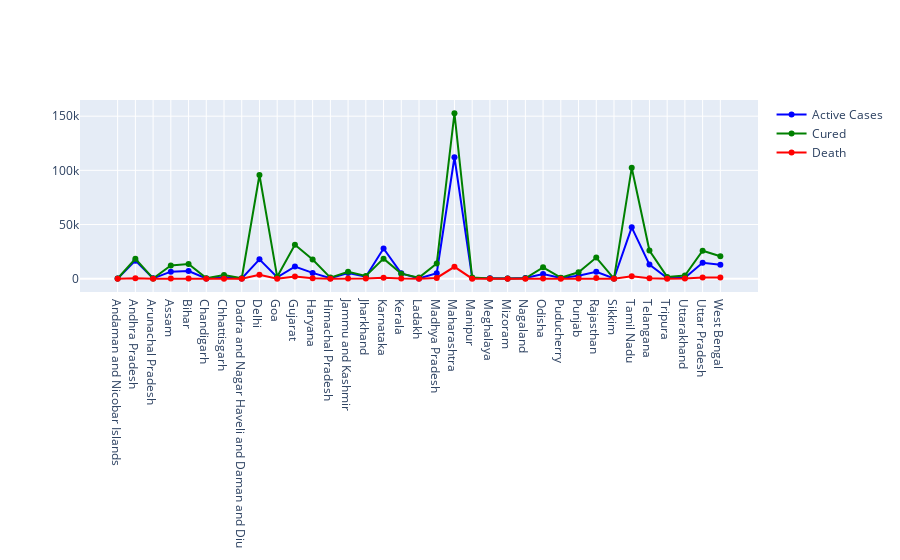

The notebook cell this image was saved under:
### Code cell
fig=go.Figure()
fig.add_trace(go.Scatter(x=df['Name of State / UT'],y=df['Active Cases'],mode='lines+markers',name='Active Cases',line=dict(color='blue',width=2)))
fig.add_trace(go.Scatter(x=df['Name of State / UT'],y=df['Cured/Discharged/Migrated'],mode='lines+markers',name='Cured',line=dict(color='green',width=2)))
#fig.add_trace(go.Scatter(x=df['Name of State / UT'],y=df['Total Confirmed cases'],mode='lines+markers',name='Total Cases',line=dict(color='brown',width=2)))
fig.add_trace(go.Scatter(x=df['Name of State / UT'],y=df['Deaths'],mode='lines+markers',name='Death',line=dict(color='red',width=2)))

### Figure 1 — Plotly figure (JSON) as saved in the notebook; plotly's stock layout.template omitted (floating-point values rounded to 4 significant figures)
{"data": [{"line": {"color": "blue", "width": 2}, "mode": "lines+markers", "name": "Active Cases", "type": "scatter", "x": ["Andaman and Nicobar Islands", "Andhra Pradesh", "Arunachal Pradesh", "Assam", "Bihar", "Chandigarh", "Chhattisgarh", "Dadra and Nagar Haveli and Daman and Diu", "Delhi", "Goa", "Gujarat", "Haryana", "Himachal Pradesh", "Jammu and Kashmir", "Jharkhand", "Karnataka", "Kerala", "Ladakh", "Madhya Pradesh", "Maharashtra", "Manipur", "Meghalaya", "Mizoram", "Nagaland", "Odisha", "Puducherry", "Punjab", "Rajasthan", "Sikkim", "Tamil Nadu", "Telangana", "Tripura", "Uttarakhand", "Uttar Pradesh", "West Bengal"], "y": [46, 16621, 306, 6447, 6970, 155, 1195, 180, 17807, 1259, 11187, 5320, 351, 5123, 1797, 27859, 4884, 177, 5053, 112099, 711, 278, 79, 554, 4345, 686, 2711, 6405, 133, 47343, 12957, 661, 787, 14628, 12747]}, {"line": {"color": "green", "width": 2}, "mode": "lines+markers", "name": "Cured", "type": "scatter", "x": ["Andaman and Nicobar Islands", "Andhra Pradesh", "Arunachal Pradesh", "Assam", "Bihar", "Chandigarh", "Chhattisgarh", "Dadra and Nagar Haveli and Daman and Diu", "Delhi", "Goa", "Gujarat", "Haryana", "Himachal Pradesh", "Jammu and Kashmir", "Jharkhand", "Karnataka", "Kerala", "Ladakh", "Madhya Pradesh", "Maharashtra", "Manipur", "Meghalaya", "Mizoram", "Nagaland", "Odisha", "Puducherry", "Punjab", "Rajasthan", "Sikkim", "Tamil Nadu", "Telangana", "Tripura", "Uttarakhand", "Uttar Pradesh", "West Bengal"], "y": [130, 18378, 153, 12173, 13462, 459, 3324, 357, 95699, 1674, 31286, 17667, 979, 6337, 2485, 18466, 4634, 964, 13908, 152613, 989, 66, 159, 348, 10476, 889, 5867, 19502, 87, 102310, 25999, 1604, 2948, 25743, 20680]}, {"line": {"color": "red", "width": 2}, "mode": "lines+markers", "name": "Death", "type": "scatter", "x": ["Andaman and Nicobar Islands", "Andhra Pradesh", "Arunachal Pradesh", "Assam", "Bihar", "Chandigarh", "Chhattisgarh", "Dadra and Nagar Haveli and Daman and Diu", "Delhi", "Goa", "Gujarat", "Haryana", "Himachal Pradesh", "Jammu and Kashmir", "Jharkhand", "Karnataka", "Kerala", "Ladakh", "Madhya Pradesh", "Maharashtra", "Manipur", "Meghalaya", "Mizoram", "Nagaland", "Odisha", "Puducherry", "Punjab", "Rajasthan", "Sikkim", "Tamil Nadu", "Telangana", "Tripura", "Uttarakhand", "Uttar Pradesh", "West Bengal"], "y": [0, 452, 3, 46, 180, 11, 20, 2, 3487, 18, 2079, 319, 11, 206, 38, 928, 35, 1, 682, 10928, 0, 2, 0, 0, 77, 21, 221, 530, 0, 2167, 386, 3, 50, 1012, 1000]}], "layout": {}}
